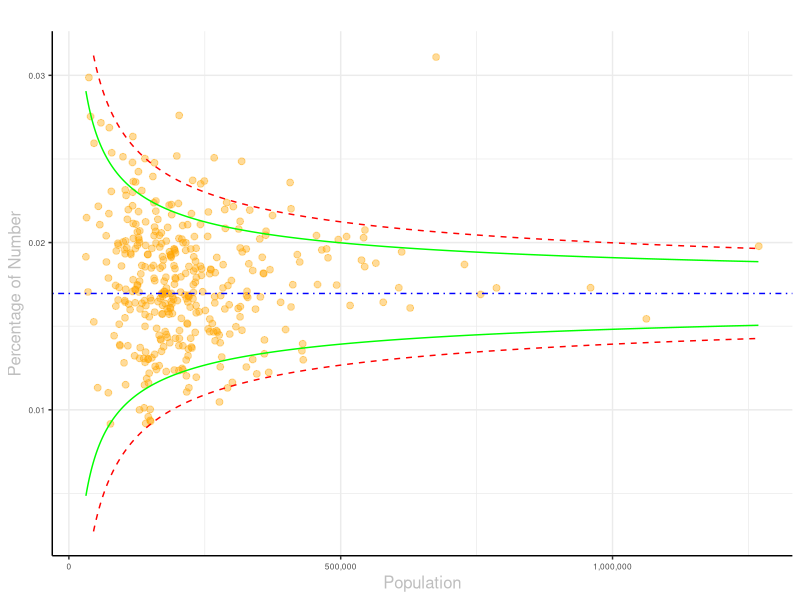

This chart was generated by the following R code:
# Copyright (c) Microsoft Corporation.  All rights reserved.

# Third Party Programs. This software enables you to obtain software applications from other sources. 
# Those applications are offered and distributed by third parties under their own license terms.
# Microsoft is not developing, distributing or licensing those applications to you, but instead, 
# as a convenience, enables you to use this software to obtain those applications directly from 
# the application providers.
# By using the software, you acknowledge and agree that you are obtaining the applications directly
# from the third party providers and under separate license terms, and that it is your responsibility to locate, 
# understand and comply with those license terms.
# Microsoft grants you no license rights for third-party software or applications that is obtained using this software.

# See also:
# http://stats.stackexchange.com/questions/5195/how-to-draw-funnel-plot-using-ggplot2-in-r/5210#5210


dataset = read.csv(file = "dataset.csv", header = TRUE, sep = ",", stringsAsFactors = FALSE)



###############Library Declarations###############

libraryRequireInstall = function(packageName, ...)
{
  if(!require(packageName, character.only = TRUE)) 
    warning(paste("*** The package: '", packageName, "' was not installed ***", sep=""))
}

libraryRequireInstall("ggplot2")
libraryRequireInstall("scales")


###############Internal parameters definitions#################
# Set of parameters, which are not exported to GUI


##PBI_PARAM Color of scatterplot points
#Type:string, Default:"orange", Range:NA, PossibleValues:"orange","blue","green","black"
pointsCol = "orange"

#PBI_PARAM Transparency of scatterplot points
#Type:numeric, Default:0.4, Range:[0,1], PossibleValues:NA, Remarks: NA
transparency = 0.4

##PBI_PARAM Color of baseline
#Type:string, Default:"blue", Range:NA, PossibleValues:"orange","blue","green","black"
lineColor = "blue"


#PBI_PARAM Sparsification of scatterplot points
#Type:bool, Default:TRUE, Range:NA, PossibleValues:NA, Remarks: NA
sparsify = TRUE

#PBI_PARAM Size of points on the plot
#Type:numeric, Default: 1 , Range:[0.1,5], PossibleValues:NA, Remarks: NA
pointCex = 1


#PBI_PARAM Confidence level line
#Type:numeric, Default: 0.75 , Range:[0,1], PossibleValues:NA, Remarks: GUI input is predefined set of values
conf1 = 0.95

#PBI_PARAM Confidence level line #2
#Type:numeric, Default: 0.95 , Range:[0,1], PossibleValues:NA, Remarks: NA
conf2 = 0.99

##PBI_PARAM Precentage or Ratio ?
#Type:bool, Default:TRUE, Range:NA, PossibleValues:NA
axisXisPercentage = TRUE # ratio or percentage

##PBI_PARAM Axis X format
#Type:string, Default:"comma", Range:NA, PossibleValues:"none","comma","scientific","dollar"
scaleXformat = "comma"

##PBI_PARAM Axis Y format
#Type:string, Default:"none", Range:NA, PossibleValues:"none","comma","scientific"
scaleYformat = "none"

#PBI_PARAM Size of labels on axes
sizeLabel = 12

#PBI_PARAM Size of ticks on axes
sizeTicks = 6

#PBI_PARAM Size of labels on axes
colLabel = "gray"

#PBI_PARAM is vertical plot
verticalPlot = FALSE

#PBI_PARAM Minimal number of points for funnel plot
minPoints = 10

#PBI_PARAM Size of warnings font
sizeWarn = 11


###############Internal functions definitions#################
# Functions, used only for this visual 


# Post-process text string to show on plot
# if very very long abbreviate
# if looooooong convert to lo...
# if shorter than maxChar remove 
cutStr2Show = function(strText, strCex = 0.8, abbrTo = 100, isH = TRUE, maxChar = 3, partAvailable = 1)
{
  # partAvailable, wich portion of window is available, in [0,1]
  if(is.null(strText))
    return (NULL)
  
  SCL = 0.075*strCex/0.8
  pardin = par()$din
  gStand = partAvailable*(isH*pardin[1]+(1-isH)*pardin[2]) /SCL
  
  # if very very long abbreviate
  if(nchar(strText)>abbrTo && nchar(strText)> 1)
    strText = abbreviate(strText, abbrTo)
  
  # if looooooong convert to lo...
  if(nchar(strText)>round(gStand) && nchar(strText)> 1)
    strText = paste(substring(strText,1,floor(gStand)),"...",sep="")
  
  # if shorter than maxChar remove 
  if(gStand<=maxChar)
    strText = NULL
  
  return(strText) 
}


#randomly remove points from scatter if too many 
SparsifyScatter = function (xyDataFrame, numXstrips = 9, numYstrips = 7, minMaxPoints = c(3000,9000), minmaxInStrip =  c(900,9000), maxInCell = 300, remDuplicated = TRUE)
{
  
  N_big = N = nrow(xyDataFrame)
  usePoints = rep(TRUE,N)
  
  if(N <= minMaxPoints[1]) # do nothing
    return (usePoints)
  
  if(remDuplicated) # remove duplicated
  {
    usePoints = usePoints & (!duplicated(xyDataFrame))
    N = sum(usePoints)
  }
  
  if(N <= minMaxPoints[1]) # do nothing
    return (usePoints)
  
  rangeX = range(xyDataFrame[,1])
  rangeY = range(xyDataFrame[,2])
  
  gridX = seq(rangeX[1],rangeX[2], length.out = numXstrips + 1)
  gridY = seq(rangeY[1],rangeY[2], length.out = numYstrips + 1)
  
  #go cell by cell and sparsify 
  for (iX in seq(1,numXstrips))
  {
    smallRangeX = c(gridX[iX],gridX[iX+1])
    inStrip = xyDataFrame[,1]>= smallRangeX[1] & xyDataFrame[,1]<= smallRangeX[2] &  usePoints
    if(sum(inStrip) > minmaxInStrip[1])
      for (iY in seq(1,numYstrips))
      {
        smallRangeY = c(gridY[iY],gridY[iY+1])
        inCell = xyDataFrame[,2]>= smallRangeY[1] & xyDataFrame[,2]<= smallRangeY[2] &  inStrip
        if(sum(inCell) > maxInCell)
        {
          inCellIndexes = seq(1,N_big)[inCell]
          #randomly select maxInCell out of inCellIndexes
          iii = sample(inCellIndexes,size = sum(inCell) - maxInCell, replace = FALSE)
          usePoints[iii] = FALSE
        }
      }
    
  }
  N = sum(usePoints)
  
  #if by the end still too many points --> go on whole set  
  if(N > minMaxPoints[2])
  {
    inIndexes = seq(1,N_big)[usePoints]
    #randomly select minMaxPoints[2] out of inIndexes
    iii = sample(inIndexes,size = minMaxPoints[2], replace = FALSE)
    usePoints[-iii] = FALSE
  }
  return (usePoints)
}

# return FALSE if canvas is too small
goodPlotDimension = function(minWidthInch = 3,minHeightInch = 2.2)
{
  re = (par()$din[1] > minWidthInch) & (par()$din[2] > minHeightInch)
  return(re)
}

#tweak the limits of the axis
NiceLimitsAxis <- function(axisData, baseline =NULL, isPositive = TRUE)
{
limsA = c(min(axisData), max(axisData)) # default
if(is.null(baseline))
  baseline = sum(limsA)/2

limsA = (limsA - mean(limsA))*1.3 + baseline # centralize
limsA[1] = min(limsA[1],min(axisData)) # include outliers
limsA[2] = max(limsA[2],max(axisData)) # include outliers
if(limsA[1] < 0 && isPositive) # don't include region far away from 0
{ 
  temp = -0.02 * (limsA[2])
  limsA[1] = max(temp, limsA[1]) 
}
return(limsA)
}


############# Input validation & initializations ############# 

if(conf2 < conf1)# swap
{   temp = conf1; conf1 = conf2; conf2 = temp}

validToPlot = TRUE

pbiWarning = ""

gpd = goodPlotDimension()

if(validToPlot && !gpd) # too small canvas
{
  validToPlot = FALSE
  pbiWarning1 = "Visual is "
  pbiWarning1 = cutStr2Show(pbiWarning1, strCex = sizeWarn/6, partAvailable = 0.9)
  pbiWarning2 = "too small "
  pbiWarning2 = cutStr2Show(pbiWarning2, strCex = sizeWarn/6, partAvailable = 0.9)
  pbiWarning<-paste(pbiWarning1, "<br>", pbiWarning2, sep="")
  sizeWarn = 8 #smaller 
}

if(validToPlot && (ncol(dataset)< 2)) # invalid input 
{
  validToPlot = FALSE
  pbiWarning1 = "Both population and occurrence are required"
  pbiWarning = cutStr2Show(pbiWarning1, strCex = sizeWarn/6, partAvailable = 0.9)
}

if(validToPlot)
  validData = complete.cases(dataset) & (dataset[,1]>=dataset[,2])

if(validToPlot && (sum(validData) < minPoints)) # not enough data samples
{
  validToPlot = FALSE
  pbiWarning1 = "Not enough VALID data samples"
  pbiWarning1 = cutStr2Show(pbiWarning1, strCex = sizeWarn/6, partAvailable = 0.9)
  pbiWarning2 = "for funnel plot"
  pbiWarning2 = cutStr2Show(pbiWarning2, strCex = sizeWarn/6, partAvailable = 0.9)
  pbiWarning<-paste(pbiWarning1, "\n", pbiWarning2, sep="")
}


############# Main code #####################

if(validToPlot)
{

  dataset = dataset[validData,]# keep only valid
  namesDS = names(dataset)
  
  countValue = dataset[,1]
  p = dataset[,2]/dataset[,1]
  p.se <- sqrt((p*(1-p)) / (countValue))
  df <- data.frame(p, countValue, p.se)
  
  ## common effect (fixed effect model)
  p.fem <- weighted.mean(p[p.se>0], 1/p.se[p.se>0]^2)
  
  ## lower and upper limits, based on FEM estimator
  zLow = qnorm(conf1)
  zUp = qnorm(conf2)
  
  if(axisXisPercentage)
  {
    mult = 100
    entryWordLabelY = "Percentage of "
  }
  else
  {
    mult = 1
    entryWordLabelY = "Ratio of "
  }
  
  number.seq <- seq(min(countValue), max(countValue), 1000)
  number.llconf1 <- (p.fem - zLow * sqrt((p.fem*(1-p.fem)) / (number.seq)))*mult
  number.ulconf1 <- (p.fem + zLow * sqrt((p.fem*(1-p.fem)) / (number.seq)))*mult
  number.llconf2 <- (p.fem - zUp * sqrt((p.fem*(1-p.fem)) / (number.seq)))*mult
  number.ulconf2 <- (p.fem + zUp * sqrt((p.fem*(1-p.fem)) / (number.seq)))*mult
  
  yAxis = p*mult
  p.fem = p.fem*mult
  
  dfCI <- data.frame(number.llconf1, number.ulconf1, number.llconf2, number.ulconf2, number.seq, p.fem)
  
  #tweak the limits of the y-axis
  limsY = NiceLimitsAxis(axisData = yAxis, baseline = p.fem)
  
  xLabText = cutStr2Show( namesDS[1], strCex = sizeLabel/6, isH = TRUE, partAvailable = 0.85)
  yLabText = cutStr2Show( paste(entryWordLabelY, namesDS[2], sep =""), strCex = sizeLabel/6, isH = FALSE, partAvailable = 0.85)
  
  ## draw plot
  if(sparsify)
    drawPoints = SparsifyScatter(dataset)# remove points from dense regions
  else
    drawPoints = SparsifyScatter(dataset,minMaxPoints = c(Inf,Inf))
  
  fp <- ggplot(aes(x = countValue[drawPoints], y = yAxis[drawPoints]), data = df[drawPoints,]) 
  fp <- fp + geom_point(shape = 19, colour = alpha(pointsCol,transparency), size = pointCex*2 ) 
  
  fp <- fp + geom_line(aes(x = number.seq, y = number.llconf1),linetype = 1, colour = "green",data = dfCI) 
  fp <- fp + geom_line(aes(x = number.seq, y = number.ulconf1),linetype = 1, colour = "green", data = dfCI) 
  
  fp <- fp + geom_line(aes(x = number.seq, y = number.llconf2),linetype = 2, colour = "red",data = dfCI) 
  fp <- fp + geom_line(aes(x = number.seq, y = number.ulconf2), linetype = 2, colour = "red",data = dfCI) 
  
  fp <- fp + geom_hline(aes(yintercept = p.fem), data = dfCI, colour = lineColor, linetype = 4)
  
  if(scaleYformat %in% c("none"))
    fp <- fp + scale_y_continuous(limits =limsY)
  
  if(scaleYformat %in% c("comma"))
    fp <- fp + scale_y_continuous(limits =limsY, labels = comma)
  
  if(scaleYformat %in% c("scientific"))
    fp <- fp + scale_y_continuous(limits =limsY, labels = scientific)
  
  if(scaleXformat %in% c("comma"))
    fp <- fp + scale_x_continuous(labels = comma)
  
  if(scaleXformat %in% c("dollar"))
    fp <- fp + scale_x_continuous(labels = dollar)
  
  if(scaleXformat %in% c("scientific"))
    fp <- fp + scale_x_continuous(labels = scientific)
  
  fp <- fp + xlab(xLabText) + ylab(yLabText) + theme_bw()
  
  if(verticalPlot)
    fp <- fp +  coord_flip()
  
}else{# empty plot 
  fp <- ggplot()
}

#add warning as title
fp = fp + labs (title = pbiWarning, caption = NULL) + theme_bw() + 
  theme(plot.title  = element_text(hjust = 0.5, size = sizeWarn), 
        axis.title=element_text(size =  sizeLabel, colour = colLabel),
        axis.text=element_text(size =  sizeTicks),
        panel.border = element_blank(), axis.line = element_line())

if(!validToPlot) # remove axes from empty plot 
  fp = fp + theme(axis.line = element_blank())

print(fp)